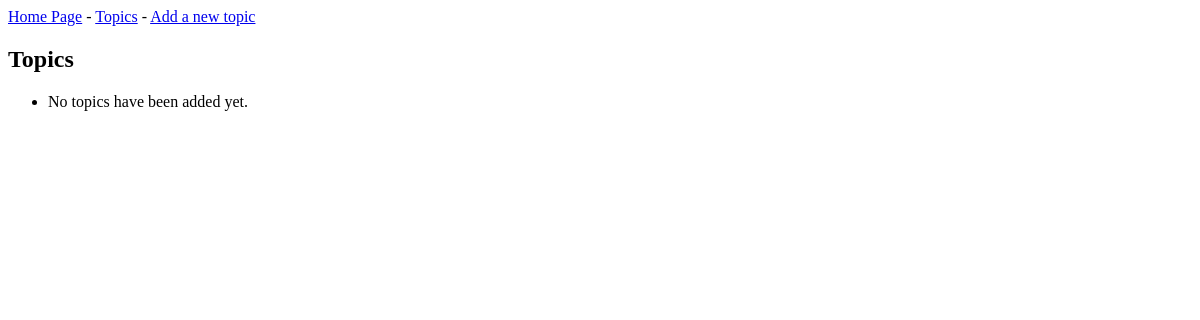
The page /topics/ on the database as committed earlier.
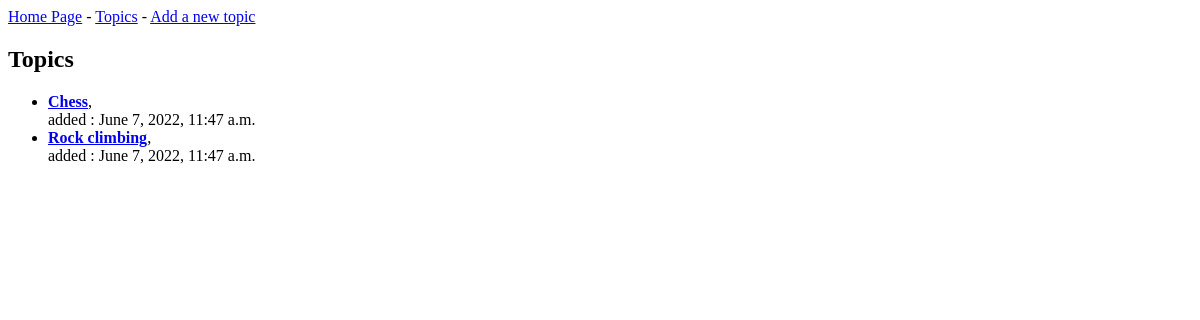
The same page on the database as committed later.
### learning_logs/models.py (models this page shows)
class Topics(models.Model):
    text = models.CharField(max_length=200)
    date_added = models.DateTimeField(auto_now_add=True)
    def __str__(self):
        return self.text

### learning_logs/views.py (the view)
# urls.py: path("topics/", views.topics, name='topics'),
def topics(request):
    topics = Topics.objects.order_by('date_added')
    context = {'topics': topics}
    return render(request,"learning_logs/topics.html", context)

### learning_logs/templates/learning_logs/topics.html
{% extends "learning_logs/base.html" %}
{% block content %}
<h2>Topics</h2>
<ul>
{% for topic in topics %}
<li>
<a href="{% url 'learning_logs:topic' topic.id %}">
<b>{{topic}}</b></a>,<br>
	added :
	{{topic.date_added}}
</li>
{% empty %}
<li>No topics have been added yet.</li>
{% endfor %}
</ul>
{% endblock %}

### learning_logs/templates/learning_logs/base.html
<p>
<a href="{% url 'learning_logs:index' %}">Home Page</a> -
<a href="{% url 'learning_logs:topics' %}">Topics</a> -
<a href="{% url 'learning_logs:new_topic' %}">
	Add a new topic</a>
</p>
{% block content %}{% endblock content %}

Rows that differ between the two databases and show on the page:
added Topics: text "Chess", date_added "June 7, 2022, 11:47 a.m."
added Topics: text "Rock climbing", date_added "June 7, 2022, 11:47 a.m."
Other text that changed with them:
text no longer shown: "No topics have been added yet."
